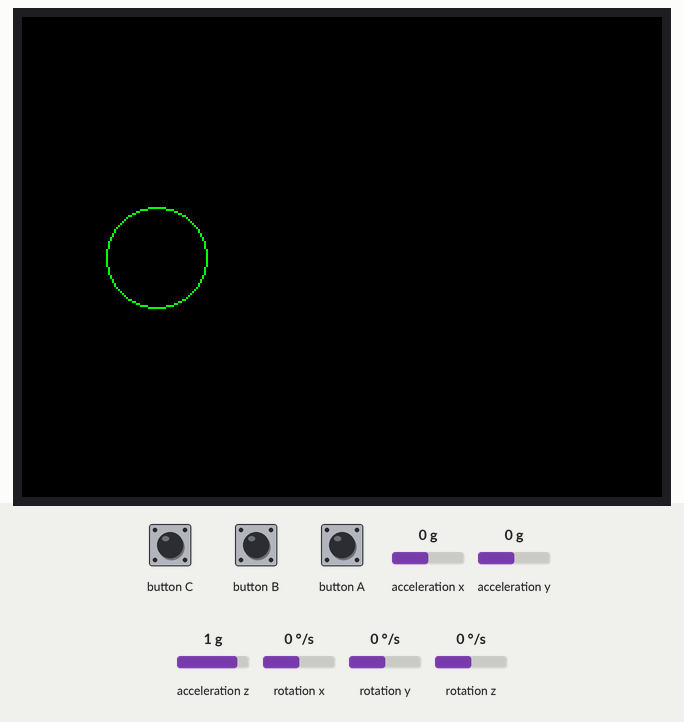
The sketch below on a simulated ESP32. On the bench: 320×240 colour display. The inputs (shaded band) are chosen by the test bench; at power-on: acceleration x 0 g, acceleration y 0 g, acceleration z 1 g, rotation x 0 °/s, rotation y 0 °/s, rotation z 0 °/s.

Above: at 1.3 s.
1.4 s: acceleration x set to -1.4 g
At 2.2 s:
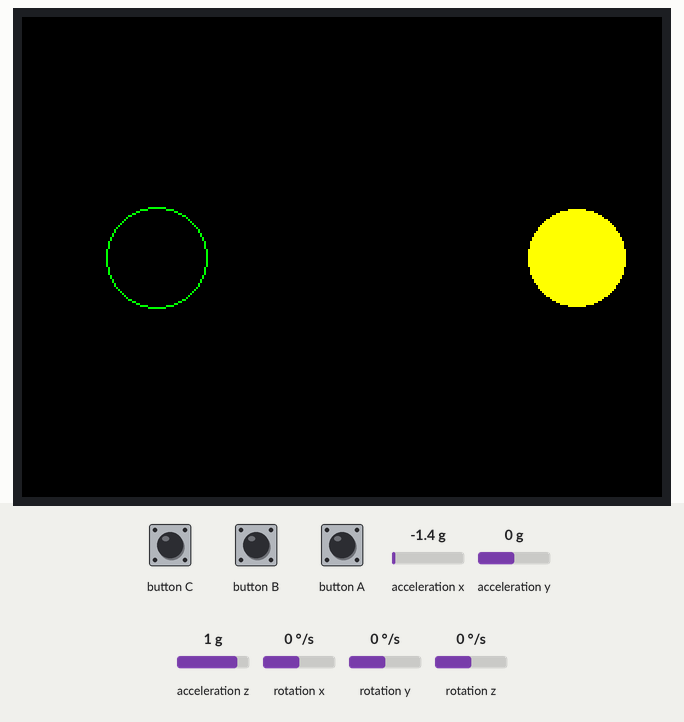
2.9 s: acceleration y set to -0.8 g
At 4.1 s:
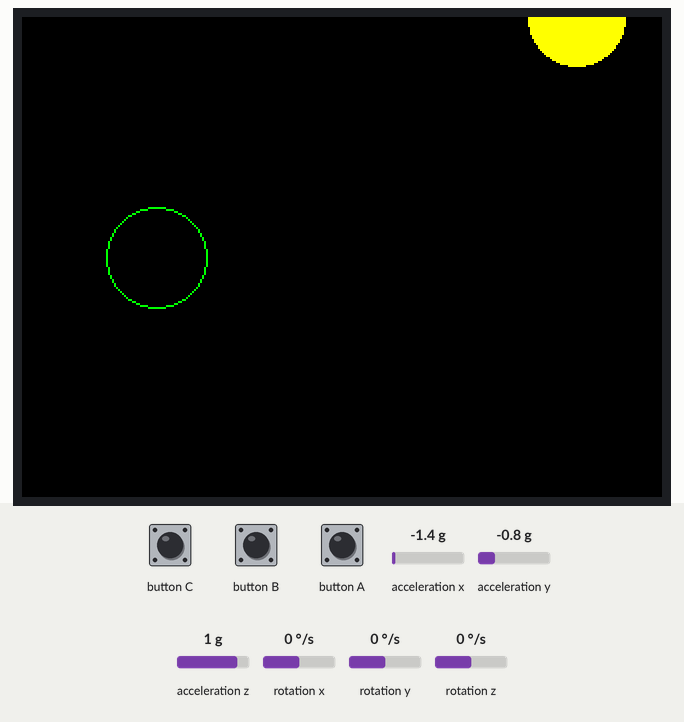
4.4 s: acceleration x set to -0.8 g
At 5.2 s:
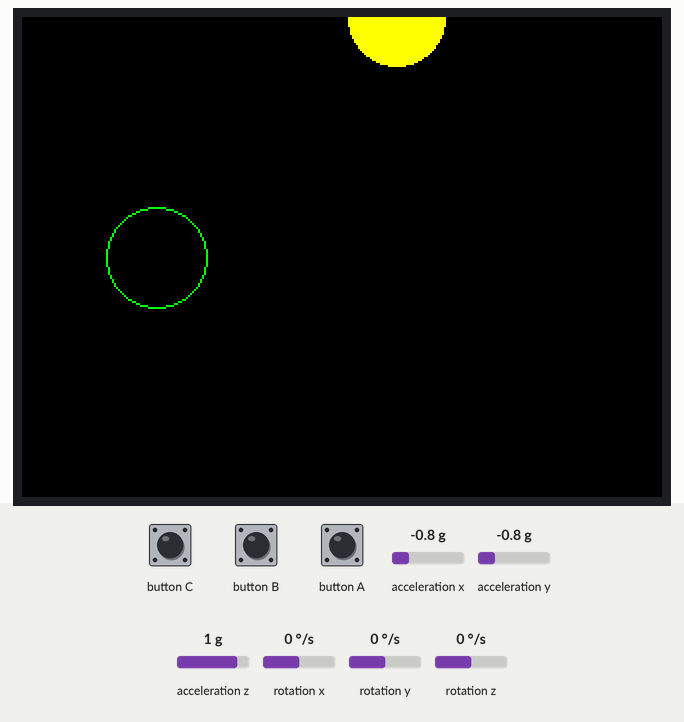
5.9 s: acceleration y set to 0 g
At 6.9 s:
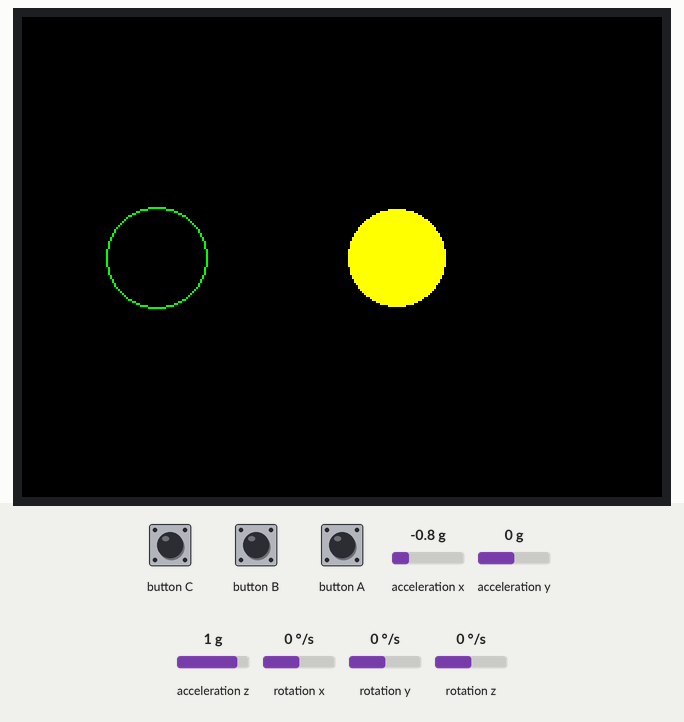
Timing chart, 0 to 8.4 s (numbered marks = the images above; inputs shaded):
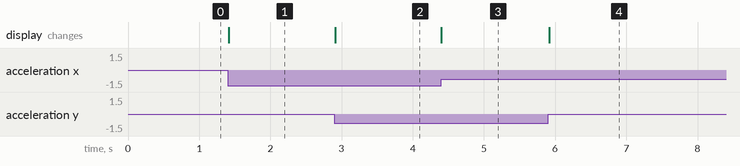

Measured:
- after the input at 1.4 s, the display: changes at once (image 1)
- after the input at 2.9 s, the display: changes at once (image 2)
- after the input at 4.4 s, the display: changes at once (image 3)
- after the input at 5.9 s, the display: changes at once (image 4)

The sketch:

lab10.ino
```cpp
#include "M5Unified.h"

int lastX = 67;
int lastY = 120;
const int centerX = 67;
const int centerY = 120;
const int sensitivity = 150;

void setup(void) {
  M5.begin();
  M5.Lcd.drawCircle(centerX, centerY, 25, GREEN);
}

void loop(void) {
  M5.update();
  if (M5.Imu.update()){

    auto ImuData = M5.Imu.getImuData();
    int newX = centerX - (ImuData.accel.x * sensitivity);
    int newY = centerY + (ImuData.accel.y * sensitivity);

    if (newX != lastX || newY != lastY){
      M5.Lcd.fillCircle(lastX, lastY, 24, BLACK);
      M5.Lcd.drawCircle(centerX, centerY, 25, GREEN);
      M5.Lcd.fillCircle(newX, newY, 24, YELLOW);

      lastX = newX;
      lastY = newY;
    }
  }

  delay(20);
}
```
